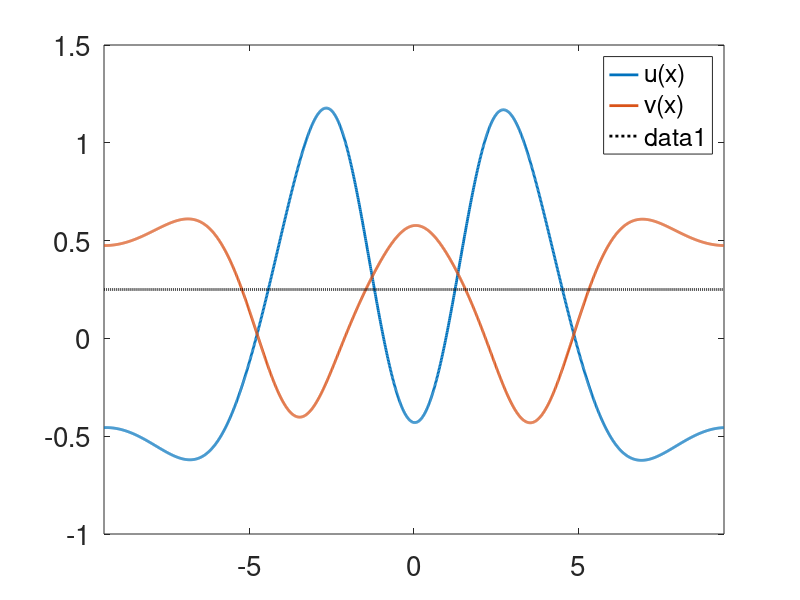

MATLAB code for this plot:
%% This code simulates the neural field model from the article
%  'A dynamic neural field model of continuous input integration'
%  by W. Wojtak et al.
%
% This example is a stochastic version of the field equations with
% additive noise.
%
% (c) Weronika Wojtak, Feb 2023

%% Cleaning
clear; clc; close all

%% Spatial discretization
L = 3*pi; dx = 0.01; xDim = -L:dx:L;  N = numel(xDim);

%% Temporal discretization
T = 30; dt = 0.01; tDim = 0:dt:T; M = numel(tDim);

%% Set up functions
sigmoid = @(x,beta,theta) 1 ./ (1 + exp(-beta*(x-theta)));
gauss = @(x,mu,sigma) exp(-0.5 * (x-mu).^2 / sigma^2);
kernel = @(x,A_ex,s_ex,A_in,s_in,g_i) A_ex * exp(-0.5 * (x).^2 / s_ex^2) - ...
    A_in * exp(-0.5 * (x).^2 / s_in^2) - g_i;

%% parameters
p(1) = 1000;     % mu
p(2) = 2;        % A_ex
p(3) = 1.5;      % s_ex
p(4) = 1.0;      % A_inh
p(5) = 2.5;      % s_inh
p(6) = 0.1;      % g_i
p(7) = 0.25;     % theta
p(8) = 1;        % tau

%% Connectivity function and its FFT
w = kernel(xDim,p(2),p(3),p(4),p(5),p(6)); wHat = fft(w);

%% Noise kernel and its FFT
kernel_noise = pi * cos(xDim); wNoiseHat = fft(kernel_noise);

epsi = 0.001; % noise strength

%% Inputs
A_I = 1; sigma_I = 1; critDist = 2.25;

Input = zeros(M, N);
Input(1/dt:2/dt-1, :) = repmat(A_I * gauss(xDim-critDist, 0, sigma_I) + ...
    A_I * gauss(xDim+critDist, 0, sigma_I),1/dt,1);

%% Initial data
K = 0; u_field = p(7) - ones(1,N); v_field = K - u_field;

%% Main loop
for i = 1:M
    f = sigmoid(u_field, p(1), p(7));
    convolution = dx * ifftshift(real(ifft(fft(f) .* wHat)));
    conv_noise = sqrt(dt/1)* dx * ifftshift(real(ifft(fft(sqrt(dt)*(randn(1, N))) .* wNoiseHat)));
    
    u_field = u_field + dt/p(8) * (-u_field + convolution + v_field + Input(i, :)) + sqrt(epsi) * conv_noise;
    v_field = v_field + dt/p(8) * (-v_field - convolution + u_field);
end

%% Plot results
figure; plot(xDim,[u_field;v_field],'linewidth',2), hold on
legend('u(x)','v(x)')
plot(xDim, p(7)*ones(1,N),':k','linewidth',2);
ax = gca;
set(gca,  'FontSize', 20)
set(gca,  'XLim', [-L L])
